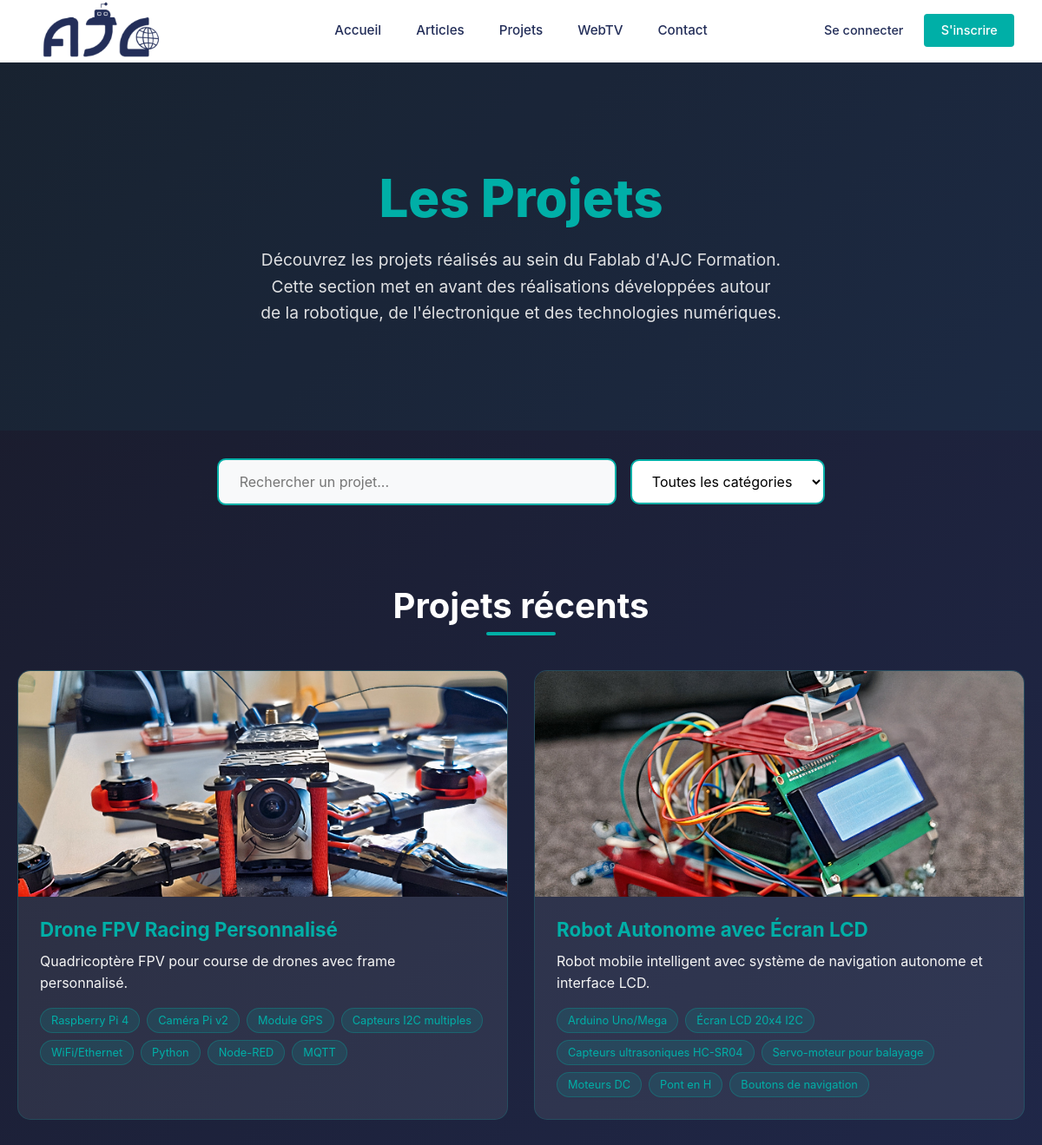
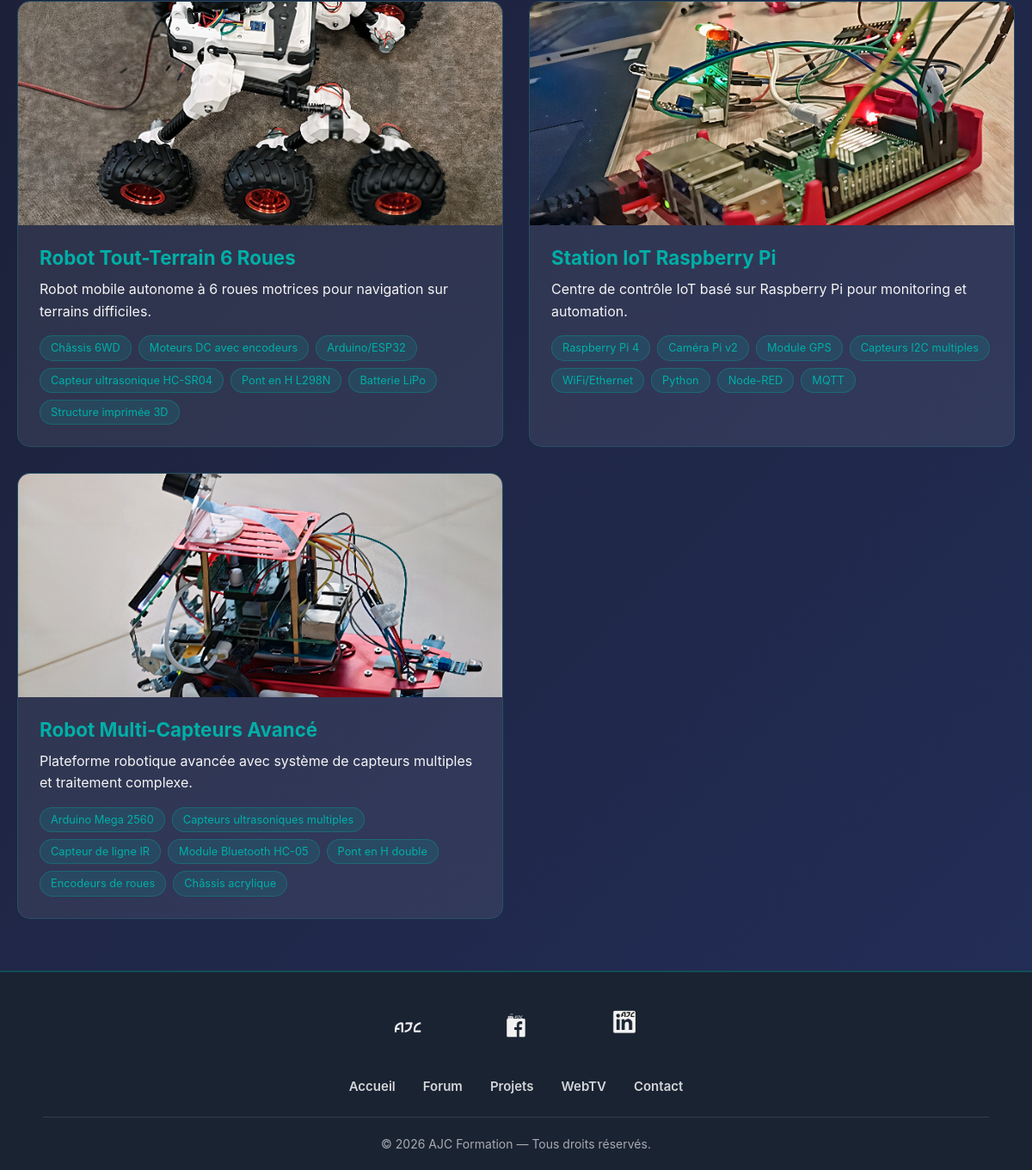
/public/index.php?page=projets, run on the app's committed database (2 pictures, top to bottom).
### tables this page shows
CREATE TABLE IF NOT EXISTS `projects` (
  `id` int NOT NULL AUTO_INCREMENT,
  `title` varchar(255) NOT NULL,
  `description` text,
  `description_detailed` text,
  `technologies` text,
  `image_url` varchar(255) DEFAULT NULL,
  `features` text,
  `challenges` text,
  `created_at` datetime DEFAULT CURRENT_TIMESTAMP,
  `updated_at` datetime DEFAULT CURRENT_TIMESTAMP ON UPDATE CURRENT_TIMESTAMP,
  `auteur` int NOT NULL DEFAULT '11',
  PRIMARY KEY (`id`),
  KEY `fk_projects_auteur` (`auteur`)
);

### app/contrôleurs/ProjetsControleur.php (called while the page is built, shortened)
<?php
require_once __DIR__ . '/../modèles/Projet.php';
class ProjetsControleur {
    public function index() {
        $modele = new Projet();
        $projects = $modele->getTousLesProjets();
        require __DIR__ . '/../vues/projets/index.php';
    }
}

### app/modèles/Projet.php (called while the page is built, shortened)
<?php
require_once __DIR__ . '/../config/database.php';
class Projet {
    private $conn;
    public function __construct() {
        $db = new Database();
        $this->conn = $db->getConnection();
    }
    public function getTousLesProjets() {
        $stmt = $this->conn->query("SELECT * FROM projects ORDER BY created_at DESC");
        $projects = $stmt->fetchAll(PDO::FETCH_ASSOC);
        return $projects;
    }
}

### app/config/database.php (called while the page is built, shortened)
<?php
class Database {
    private $host = '127.0.0.1:3306';
    private $db_name = 'fablab';
    private $username = 'root';
    private $password = '';
    private $charset = 'utf8mb4';
    private $conn;
    public function getConnection() {
        if ($this->conn == null) {
            try {
                $dsn = "mysql:host={$this->host};dbname={$this->db_name};charset={$this->charset}";
                $this->conn = new PDO($dsn, $this->username, $this->password);
                $this->conn->setAttribute(PDO::ATTR_ERRMODE, PDO::ERRMODE_EXCEPTION);
                $this->conn->setAttribute(PDO::ATTR_DEFAULT_FETCH_MODE, PDO::FETCH_ASSOC);
            } catch(PDOException $e) {
                die("Erreur de connexion à la base de données : " . $e->getMessage());
            }
        }
        return $this->conn;
    }
}
?>

### app/vues/projets/index.php (the view, shortened to what this page needs)
<?php require __DIR__ . '/../parties/header.php'; ?>
<link rel="stylesheet" href="../public/css/projets.css">
<body class="project-page">
<section class="hero-section">
    <h1 class="hero-title">Les Projets</h1>
    <p class="hero-subtitle">
        Découvrez les projets réalisés au sein du Fablab d'AJC Formation.
Cette section met en avant des réalisations développées autour de la robotique, de l'électronique et des technologies numériques.
    </p>
</section>
<section class="section-recherche">
  <div class="search-filter">
  <input type="text" id="searchInput" placeholder=" Rechercher un projet...">
  <select id="categoryFilter">
    <option value="all">Toutes les catégories</option>
  </select>
</div>
</section>
<section class="featured-section">
    <h2 class="section-title">Projets récents</h2>
   <div class="projects-grid">
<?php foreach ($projects as $project): ?>
    <?php
    $txt = strtolower($project['title'] . ' ' . $project['description'] . ' ' . ($project['technologies'] ?? ''));
    if (str_contains($txt, "drone") || str_contains($txt, "fpv") || str_contains($txt, "quad")) {
        $categorie = "drone";
    } elseif (str_contains($txt, "robot") || str_contains($txt, "moteur") || str_contains($txt, "arduino") || str_contains($txt, "servo")) {
        $categorie = "robotique";
    } else {
        $categorie = "autres";
    }
    $imageSrc = '';
    if (!empty($project['image_url'])) {
        if (str_starts_with($project['image_url'], 'http://') || str_starts_with($project['image_url'], 'https://')) {
            $imageSrc = $project['image_url'];
        } else {
            $imageSrc = '../public/images/projets/' . $project['image_url'];
        }
    }
    ?>
    <div class="project-card"
         data-categorie="<?= $categorie ?>"
         onclick="openModal(<?= $project['id']; ?>)">
        <div class="project-image">
            <?php if (!empty($imageSrc)): ?>
                <img src="<?= htmlspecialchars($imageSrc) ?>"
                     alt="<?= htmlspecialchars($project['title']) ?>"
                     onerror="this.style.display='none'; this.nextElementSibling.style.display='flex';">
            <?php else: ?>
                <i class="fas fa-code"></i>
            <?php endif; ?>
        </div>
        <div class="project-content">
            <h3 class="project-title"><?= htmlspecialchars($project['title']) ?></h3>
            <p class="project-description"><?= htmlspecialchars($project['description']) ?></p>
            <?php if (!empty($project['technologies'])): ?>
            <div class="project-tags">
                <?php foreach (explode(',', $project['technologies']) as $tech): ?>
                    <span class="tag"><?= htmlspecialchars(trim($tech)) ?></span>
                <?php endforeach; ?>
            </div>
            <?php endif; ?>
        </div>
    </div>
<?php endforeach; ?>
</div>
</section>
<?php require __DIR__ . '/../parties/footer.php'; ?>

### public/css/header.css (style rules this page uses)
* { box-sizing: border-box; }

### public/css/projets.css (style rules this page uses)
* { margin: 0; padding: 0; box-sizing: border-box; }
body { font-family: "Inter", -apple-system, BlinkMacSystemFont, sans-serif; background: linear-gradient(135deg, #191a28 0%, #232e59 100%); color: #ffffff; overflow-x: hidden; }
.hero-section { padding: 120px 20px 80px; text-align: center; background: rgba(0, 175, 167, 0.05); }
.hero-title { font-size: clamp(2.5rem, 5vw, 4rem); font-weight: 800; color: #00afa7; margin-bottom: 20px; }
.hero-subtitle { font-size: 1.2rem; opacity: 0.9; max-width: 600px; margin: 0 auto 40px; line-height: 1.6; color: #f5f5f5; }
.featured-section { padding: 60px 20px; max-width: 1400px; margin: 0 auto; }
.section-title { font-size: 2.5rem; font-weight: 700; text-align: center; margin-bottom: 50px; color: #ffffff; position: relative; }
.section-title::after { content: ""; position: absolute; bottom: -10px; left: 50%; transform: translateX(-50%); width: 80px; height: 4px; background: #00afa7; border-radius: 2px; }
.projects-grid { display: grid; grid-template-columns: repeat(auto-fit, minmax(380px, 1fr)); gap: 30px; }
.project-card { background: rgba(255, 255, 255, 0.08); border: 1px solid rgba(0, 175, 167, 0.2); border-radius: 15px; overflow: hidden; cursor: pointer; transition: all 0.3s ease; }
.project-image { width: 100%; height: 260px; overflow: hidden; background: linear-gradient(135deg, #232e59 0%, #191a28 100%); display: flex; align-items: center; justify-content: center; }
.project-image img { width: 100%; height: 100%; object-fit: cover; object-position: center; transition: transform 0.4s ease; display: block; }
.project-content { padding: 25px; }
.project-title { font-size: 1.4rem; font-weight: 700; margin-bottom: 10px; color: #00afa7; }
.project-description { color: #f5f5f5; line-height: 1.6; margin-bottom: 15px; }
.project-tags { display: flex; flex-wrap: wrap; gap: 8px; }
.tag { background: rgba(0, 175, 167, 0.15); color: #00afa7; padding: 4px 12px; border-radius: 15px; font-size: 0.8rem; border: 1px solid rgba(0, 175, 167, 0.3); }
.search-filter { display: flex; justify-content: center; align-items: center; gap: 1rem; margin: 2rem auto; max-width: 700px; }
#searchInput { flex: 1; padding: 0.8rem 1.2rem; border-radius: 10px; border: 2px solid #00afa7; background: #f8f9fa; font-size: 1rem; transition: 0.3s; }
#categoryFilter { padding: 0.8rem 1.2rem; border-radius: 10px; border: 2px solid #00afa7; background: white; font-size: 1rem; cursor: pointer; transition: 0.3s; }

### data on the page
projects: image_url (picture), title "Drone FPV Racing Personnalisé", description "Quadricoptère FPV pour course de drones avec frame personnalisé.", technologies "Raspberry Pi 4", technologies "Caméra Pi v2", technologies "Module GPS", technologies "Capteurs I2C multiples", technologies "WiFi/Ethernet", technologies "Python", technologies "Node-RED", technologies "MQTT"
projects: image_url (picture), title "Robot Autonome avec Écran LCD", description "Robot mobile intelligent avec système de navigation autonome et interface LCD.", technologies "Arduino Uno/Mega", technologies "Écran LCD 20x4 I2C", technologies "Capteurs ultrasoniques HC-SR04", technologies "Servo-moteur pour balayage", technologies "Moteurs DC", technologies "Pont en H", technologies "Boutons de navigation"
projects: image_url (picture), title "Robot Tout-Terrain 6 Roues", description "Robot mobile autonome à 6 roues motrices pour navigation sur terrains difficiles.", technologies "Châssis 6WD", technologies "Moteurs DC avec encodeurs", technologies "Arduino/ESP32", technologies "Capteur ultrasonique HC-SR04", technologies "Pont en H L298N", technologies "Batterie LiPo", technologies "Structure imprimée 3D"
projects: image_url (picture), title "Station IoT Raspberry Pi", description "Centre de contrôle IoT basé sur Raspberry Pi pour monitoring et automation.", technologies "Raspberry Pi 4", technologies "Caméra Pi v2", technologies "Module GPS", technologies "Capteurs I2C multiples", technologies "WiFi/Ethernet", technologies "Python", technologies "Node-RED", technologies "MQTT"
projects: image_url (picture), title "Robot Multi-Capteurs Avancé", description "Plateforme robotique avancée avec système de capteurs multiples et traitement complexe.", technologies "Arduino Mega 2560", technologies "Capteurs ultrasoniques multiples", technologies "Capteur de ligne IR", technologies "Module Bluetooth HC-05", technologies "Pont en H double", technologies "Encodeurs de roues", technologies "Châssis acrylique"
